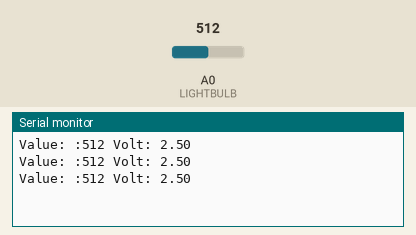
This sketch was run on a simulated Arduino Uno, built with avr-gcc and run on an emulated ATmega328P. On the bench: the last lines printed to the serial monitor. The inputs (shaded band) are chosen by the test bench; at power-on: A0 (LIGHTBULB) = 512.

Above: at 1.3 s.
1.4 s: A0 (LIGHTBULB) set to 716
At 1.9 s:
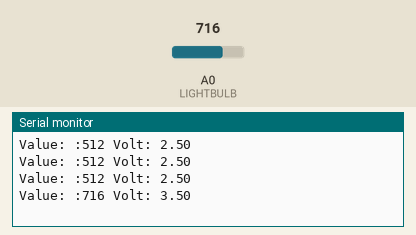
2.9 s: A0 (LIGHTBULB) set to 900
At 3.4 s:
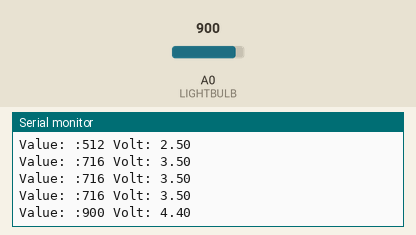
Timing chart, 0 to 5.9 s (numbered marks = the images above; inputs shaded):
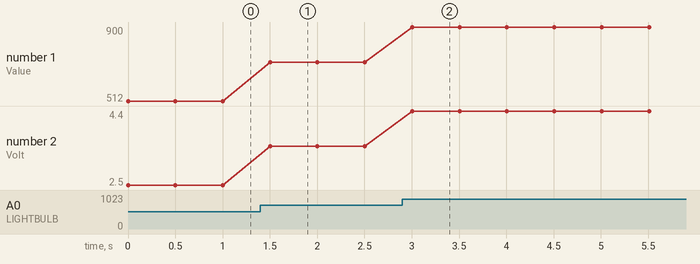

The sketch:

EX3LAB5.ino
```cpp
const int LIGHTBULB = A0;

void setup() {
Serial.begin(9600);
}

void loop() {

  int value;


  float volt;

  value = analogRead(LIGHTBULB);


  volt = value * 5.0/1023.0;
  Serial.print("Value: :");
  Serial.print(value);
  Serial.print(" Volt: ");
  Serial.println(volt);

  delay(500);
}

// Almost identical to Example 1 code. Two wires are plugged into 5V and GND and the last wire is plugged between the Resistor and Bulb.
// The Voltage input is read as a constant Integer, "LIGHTBULB" and is plugged in A0.
// In setup, I set the Serial.Begin to 9600 to indicate 10-Bit ADC conversion.
// In the loop I set the integer "value" equal to the read analogue outputs of LIGHTBULB every 500 time inputs.
// The float value, "volt" is determined by value multiplied to The reference voltage(5Volts) over the Max ADC reading(1023).
// The code then reads off value and then the inputs that into the voltage equation.
// Finally, the calculated voltage is output.
```

Measured:
- after the input at 1.4 s, the serial monitor: prints a new line after 0.10 s (image 1)
- after the input at 2.9 s, the serial monitor: prints a new line after 0.11 s (image 2)
- plotted number 1: 512 → 716 after the input at 1.4 s, 716 → 900 after the input at 2.9 s
- plotted number 2: 2.5 → 3.5 after the input at 1.4 s, 3.5 → 4.4 after the input at 2.9 s
